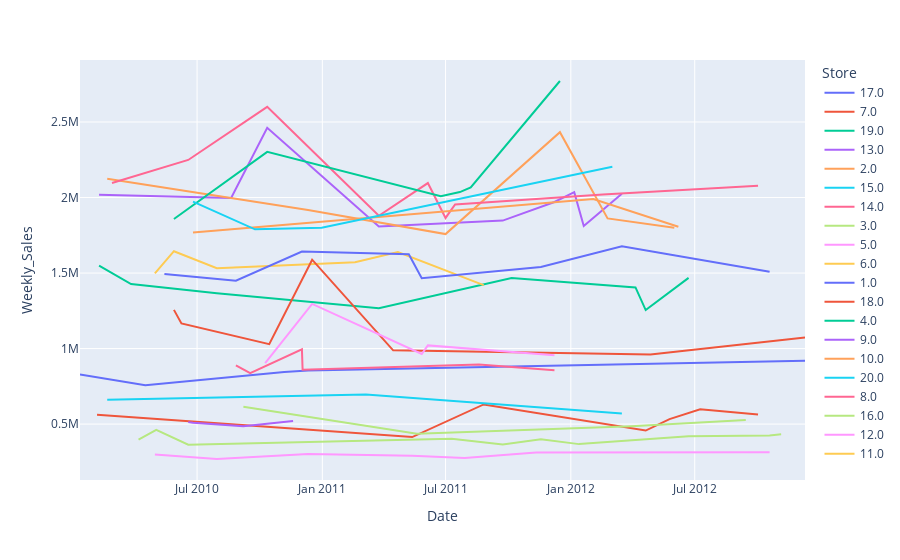

Write notebook code for a chart like this one.
### Code cell
px.line(df.sort_values(by="Date"), x="Date", y="Weekly_Sales", color="Store", title="Sales over time by Store")
#We see a ratio of 1 to 5 in terms of sales, no significant seasonality but still fluctuation over time

### Figure 1 — Plotly figure (JSON) as saved in the notebook; plotly's stock layout.template omitted (floating-point values rounded to 4 significant figures)
{"data": [{"hovertemplate": "Store=17.0<br>Date=%{x}<br>Weekly_Sales=%{y}<extra></extra>", "legendgroup": "17.0", "line": {"color": "#636efa", "dash": "solid"}, "marker": {"symbol": "circle"}, "mode": "lines", "name": "17.0", "orientation": "v", "showlegend": true, "type": "scatter", "x": ["2010-01-10T00:00:00", "2010-04-16T00:00:00", "2010-11-06T00:00:00", "2010-12-11T00:00:00", "2012-12-10T00:00:00", null, null], "xaxis": "x", "y": [829200.0, 757700.0, 845300.0, 855500.0, 919900.0, 986900.0, 1047000.0], "yaxis": "y"}, {"hovertemplate": "Store=7.0<br>Date=%{x}<br>Weekly_Sales=%{y}<extra></extra>", "legendgroup": "7.0", "line": {"color": "#EF553B", "dash": "solid"}, "marker": {"symbol": "circle"}, "mode": "lines", "name": "7.0", "orientation": "v", "showlegend": true, "type": "scatter", "x": ["2010-02-04T00:00:00", "2011-05-13T00:00:00", "2011-08-26T00:00:00", "2012-04-20T00:00:00", "2012-05-25T00:00:00", "2012-07-09T00:00:00", "2012-10-02T00:00:00", null], "xaxis": "x", "y": [561100.0, 414100.0, 630000.0, 457300.0, 532700.0, 597900.0, 563500.0, 716400.0], "yaxis": "y"}, {"hovertemplate": "Store=19.0<br>Date=%{x}<br>Weekly_Sales=%{y}<extra></extra>", "legendgroup": "19.0", "line": {"color": "#00cc96", "dash": "solid"}, "marker": {"symbol": "circle"}, "mode": "lines", "name": "19.0", "orientation": "v", "showlegend": true, "type": "scatter", "x": ["2010-02-07T00:00:00", "2010-03-26T00:00:00", "2010-07-30T00:00:00", "2011-03-25T00:00:00", "2011-10-06T00:00:00", "2012-04-05T00:00:00", "2012-04-20T00:00:00", "2012-06-22T00:00:00"], "xaxis": "x", "y": [1549000.0, 1427000.0, 1366000.0, 1267000.0, 1467000.0, 1405000.0, 1255000.0, 1468000.0], "yaxis": "y"}, {"hovertemplate": "Store=13.0<br>Date=%{x}<br>Weekly_Sales=%{y}<extra></extra>", "legendgroup": "13.0", "line": {"color": "#ab63fa", "dash": "solid"}, "marker": {"symbol": "circle"}, "mode": "lines", "name": "13.0", "orientation": "v", "showlegend": true, "type": "scatter", "x": ["2010-02-07T00:00:00", "2010-08-20T00:00:00", "2010-10-12T00:00:00", "2011-03-25T00:00:00", "2011-09-23T00:00:00", "2011-12-08T00:00:00", "2012-01-06T00:00:00", "2012-01-20T00:00:00", "2012-03-16T00:00:00"], "xaxis": "x", "y": [2018000.0, 1997000.0, 2461000.0, 1808000.0, 1847000.0, 1970000.0, 2035000.0, 1812000.0, 2026000.0], "yaxis": "y"}, {"hovertemplate": "Store=2.0<br>Date=%{x}<br>Weekly_Sales=%{y}<extra></extra>", "legendgroup": "2.0", "line": {"color": "#FFA15A", "dash": "solid"}, "marker": {"symbol": "circle"}, "mode": "lines", "name": "2.0", "orientation": "v", "showlegend": true, "type": "scatter", "x": ["2010-02-19T00:00:00", "2010-12-11T00:00:00", "2011-07-01T00:00:00", "2011-12-16T00:00:00", "2012-02-24T00:00:00", "2012-06-01T00:00:00", null, null], "xaxis": "x", "y": [2124000.0, 1917000.0, 1758000.0, 2433000.0, 1862000.0, 1800000.0, 1853000.0, 1798000.0], "yaxis": "y"}, {"hovertemplate": "Store=15.0<br>Date=%{x}<br>Weekly_Sales=%{y}<extra></extra>", "legendgroup": "15.0", "line": {"color": "#19d3f3", "dash": "solid"}, "marker": {"symbol": "circle"}, "mode": "lines", "name": "15.0", "orientation": "v", "showlegend": true, "type": "scatter", "x": ["2010-02-19T00:00:00", "2011-03-06T00:00:00", "2012-03-16T00:00:00", null], "xaxis": "x", "y": [660800.0, 695400.0, 570600.0, 607500.0], "yaxis": "y"}, {"hovertemplate": "Store=14.0<br>Date=%{x}<br>Weekly_Sales=%{y}<extra></extra>", "legendgroup": "14.0", "line": {"color": "#FF6692", "dash": "solid"}, "marker": {"symbol": "circle"}, "mode": "lines", "name": "14.0", "orientation": "v", "showlegend": true, "type": "scatter", "x": ["2010-02-26T00:00:00", "2010-06-18T00:00:00", "2010-10-12T00:00:00", "2011-03-25T00:00:00", "2011-06-05T00:00:00", "2011-07-01T00:00:00", "2011-07-15T00:00:00", "2012-02-17T00:00:00", "2012-10-02T00:00:00"], "xaxis": "x", "y": [2096000.0, 2249000.0, 2601000.0, 1879000.0, 2096000.0, 1865000.0, 1954000.0, 2021000.0, 2077000.0], "yaxis": "y"}, {"hovertemplate": "Store=3.0<br>Date=%{x}<br>Weekly_Sales=%{y}<extra></extra>", "legendgroup": "3.0", "line": {"color": "#B6E880", "dash": "solid"}, "marker": {"symbol": "circle"}, "mode": "lines", "name": "3.0", "orientation": "v", "showlegend": true, "type": "scatter", "x": ["2010-04-06T00:00:00", "2010-05-02T00:00:00", "2010-06-18T00:00:00", "2011-07-10T00:00:00", "2011-09-23T00:00:00", "2011-11-18T00:00:00", "2012-01-13T00:00:00", "2012-06-22T00:00:00", "2012-10-19T00:00:00", "2012-11-05T00:00:00", null, null], "xaxis": "x", "y": [397000.0, 461600.0, 364100.0, 403300.0, 365200.0, 398800.0, 367400.0, 419500.0, 424500.0, 432000.0, 418900.0, 384200.0], "yaxis": "y"}, {"hovertemplate": "Store=5.0<br>Date=%{x}<br>Weekly_Sales=%{y}<extra></extra>", "legendgroup": "5.0", "line": {"color": "#FF97FF", "dash": "solid"}, "marker": {"symbol": "circle"}, "mode": "lines", "name": "5.0", "orientation": "v", "showlegend": true, "type": "scatter", "x": ["2010-04-30T00:00:00", "2010-07-30T00:00:00", "2010-12-11T00:00:00", "2011-05-13T00:00:00", "2011-07-29T00:00:00", "2011-11-11T00:00:00", "2012-10-19T00:00:00", null], "xaxis": "x", "y": [298700.0, 268900.0, 301800.0, 290900.0, 275100.0, 311900.0, 313400.0, 359200.0], "yaxis": "y"}, {"hovertemplate": "Store=6.0<br>Date=%{x}<br>Weekly_Sales=%{y}<extra></extra>", "legendgroup": "6.0", "line": {"color": "#FECB52", "dash": "solid"}, "marker": {"symbol": "circle"}, "mode": "lines", "name": "6.0", "orientation": "v", "showlegend": true, "type": "scatter", "x": ["2010-04-30T00:00:00", "2010-05-28T00:00:00", "2010-07-30T00:00:00", "2011-02-18T00:00:00", "2011-04-22T00:00:00", "2011-08-26T00:00:00"], "xaxis": "x", "y": [1498000.0, 1644000.0, 1532000.0, 1572000.0, 1639000.0, 1420000.0], "yaxis": "y"}, {"hovertemplate": "Store=1.0<br>Date=%{x}<br>Weekly_Sales=%{y}<extra></extra>", "legendgroup": "1.0", "line": {"color": "#636efa", "dash": "solid"}, "marker": {"symbol": "circle"}, "mode": "lines", "name": "1.0", "orientation": "v", "showlegend": true, "type": "scatter", "x": ["2010-05-14T00:00:00", "2010-08-27T00:00:00", "2010-12-02T00:00:00", "2011-05-08T00:00:00", "2011-05-27T00:00:00", "2011-11-18T00:00:00", "2012-03-16T00:00:00", "2012-10-19T00:00:00", null], "xaxis": "x", "y": [1494000.0, 1449000.0, 1642000.0, 1624000.0, 1466000.0, 1539000.0, 1677000.0, 1508000.0, 1662000.0], "yaxis": "y"}, {"hovertemplate": "Store=18.0<br>Date=%{x}<br>Weekly_Sales=%{y}<extra></extra>", "legendgroup": "18.0", "line": {"color": "#EF553B", "dash": "solid"}, "marker": {"symbol": "circle"}, "mode": "lines", "name": "18.0", "orientation": "v", "showlegend": true, "type": "scatter", "x": ["2010-05-28T00:00:00", "2010-06-08T00:00:00", "2010-10-15T00:00:00", "2010-12-17T00:00:00", "2011-04-15T00:00:00", "2012-04-27T00:00:00", "2012-12-10T00:00:00", null, null, null], "xaxis": "x", "y": [1256000.0, 1166000.0, 1030000.0, 1588000.0, 988200.0, 961200.0, 1074079, 1205000.0, 1087000.0, 1048000.0], "yaxis": "y"}, {"hovertemplate": "Store=4.0<br>Date=%{x}<br>Weekly_Sales=%{y}<extra></extra>", "legendgroup": "4.0", "line": {"color": "#00cc96", "dash": "solid"}, "marker": {"symbol": "circle"}, "mode": "lines", "name": "4.0", "orientation": "v", "showlegend": true, "type": "scatter", "x": ["2010-05-28T00:00:00", "2010-10-12T00:00:00", "2011-06-24T00:00:00", "2011-07-22T00:00:00", "2011-08-07T00:00:00", "2011-12-16T00:00:00"], "xaxis": "x", "y": [1858000.0, 2303000.0, 2008000.0, 2036000.0, 2067000.0, 2771000.0], "yaxis": "y"}, {"hovertemplate": "Store=9.0<br>Date=%{x}<br>Weekly_Sales=%{y}<extra></extra>", "legendgroup": "9.0", "line": {"color": "#ab63fa", "dash": "solid"}, "marker": {"symbol": "circle"}, "mode": "lines", "name": "9.0", "orientation": "v", "showlegend": true, "type": "scatter", "x": ["2010-06-18T00:00:00", "2010-06-25T00:00:00", "2010-09-07T00:00:00", "2010-11-19T00:00:00"], "xaxis": "x", "y": [513100.0, 509300.0, 485400.0, 519800.0], "yaxis": "y"}, {"hovertemplate": "Store=10.0<br>Date=%{x}<br>Weekly_Sales=%{y}<extra></extra>", "legendgroup": "10.0", "line": {"color": "#FFA15A", "dash": "solid"}, "marker": {"symbol": "circle"}, "mode": "lines", "name": "10.0", "orientation": "v", "showlegend": true, "type": "scatter", "x": ["2010-06-25T00:00:00", "2012-02-03T00:00:00", "2012-06-07T00:00:00", null, null], "xaxis": "x", "y": [1768000.0, 1990000.0, 1806000.0, 1714000.0, 1832000.0], "yaxis": "y"}, {"hovertemplate": "Store=20.0<br>Date=%{x}<br>Weekly_Sales=%{y}<extra></extra>", "legendgroup": "20.0", "line": {"color": "#19d3f3", "dash": "solid"}, "marker": {"symbol": "circle"}, "mode": "lines", "name": "20.0", "orientation": "v", "showlegend": true, "type": "scatter", "x": ["2010-06-25T00:00:00", "2010-09-24T00:00:00", "2010-12-31T00:00:00", "2012-03-02T00:00:00", null], "xaxis": "x", "y": [1973000.0, 1790000.0, 1800000.0, 2204000.0, 2046000.0], "yaxis": "y"}, {"hovertemplate": "Store=8.0<br>Date=%{x}<br>Weekly_Sales=%{y}<extra></extra>", "legendgroup": "8.0", "line": {"color": "#FF6692", "dash": "solid"}, "marker": {"symbol": "circle"}, "mode": "lines", "name": "8.0", "orientation": "v", "showlegend": true, "type": "scatter", "x": ["2010-08-27T00:00:00", "2010-09-17T00:00:00", "2010-12-02T00:00:00", "2010-12-03T00:00:00", "2011-08-19T00:00:00", "2011-12-08T00:00:00"], "xaxis": "x", "y": [888800.0, 836700.0, 994800.0, 860300.0, 895100.0, 856800.0], "yaxis": "y"}, {"hovertemplate": "Store=16.0<br>Date=%{x}<br>Weekly_Sales=%{y}<extra></extra>", "legendgroup": "16.0", "line": {"color": "#B6E880", "dash": "solid"}, "marker": {"symbol": "circle"}, "mode": "lines", "name": "16.0", "orientation": "v", "showlegend": true, "type": "scatter", "x": ["2010-09-07T00:00:00", "2011-05-20T00:00:00", "2012-03-30T00:00:00", "2012-09-14T00:00:00"], "xaxis": "x", "y": [614300.0, 435400.0, 485100.0, 526500.0], "yaxis": "y"}, {"hovertemplate": "Store=12.0<br>Date=%{x}<br>Weekly_Sales=%{y}<extra></extra>", "legendgroup": "12.0", "line": {"color": "#FF97FF", "dash": "solid"}, "marker": {"symbol": "circle"}, "mode": "lines", "name": "12.0", "orientation": "v", "showlegend": true, "type": "scatter", "x": ["2010-10-09T00:00:00", "2010-12-17T00:00:00", "2011-05-27T00:00:00", "2011-06-05T00:00:00", "2011-12-08T00:00:00"], "xaxis": "x", "y": [903100.0, 1296000.0, 964300.0, 1021000.0, 955900.0], "yaxis": "y"}, {"hovertemplate": "Store=11.0<br>Date=%{x}<br>Weekly_Sales=%{y}<extra></extra>", "legendgroup": "11.0", "line": {"color": "#FECB52", "dash": "solid"}, "marker": {"symbol": "circle"}, "mode": "lines", "name": "11.0", "orientation": "v", "showlegend": true, "type": "scatter", "x": ["2010-11-26T00:00:00", null, null], "xaxis": "x", "y": [1757000.0, 1244000.0, 1570000.0], "yaxis": "y"}], "layout": {"legend": {"title": {"text": "Store"}, "tracegroupgap": 0}, "margin": {"t": 60}, "xaxis": {"anchor": "y", "domain": [0, 1], "title": {"text": "Date"}}, "yaxis": {"anchor": "x", "domain": [0, 1], "title": {"text": "Weekly_Sales"}}}}
